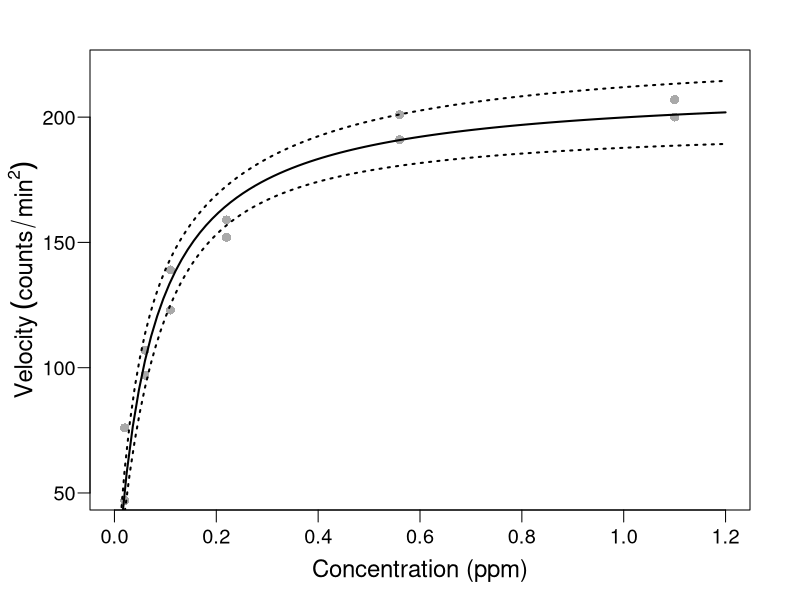
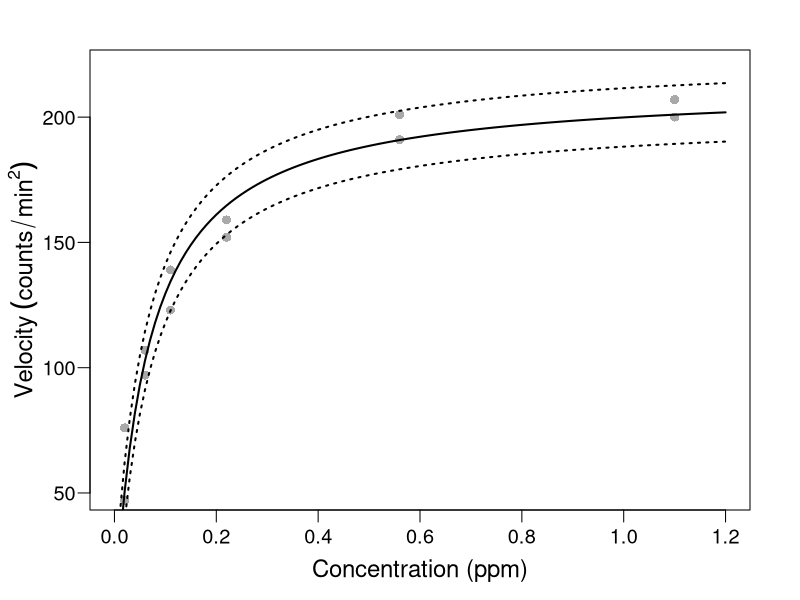
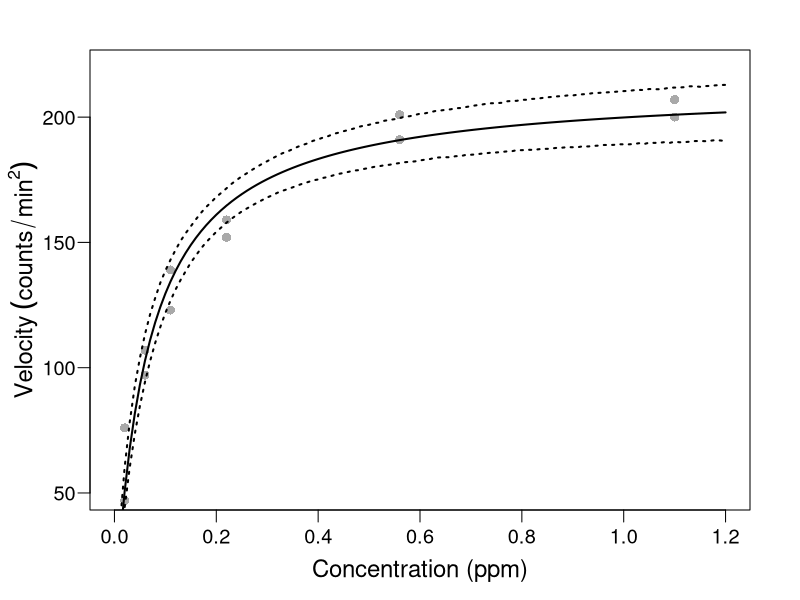
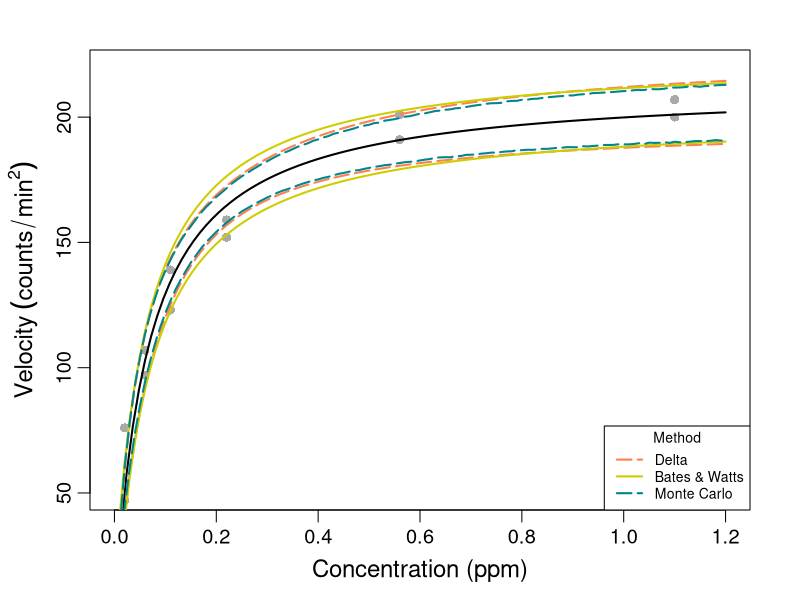

The R source for these figures, in order:

# lectura de datos.
data = read.csv("Puromycin.csv")


################################################################################
################ Estimadores de Mínimos Cuadrados ##############################
################################################################################

nonlinearmod = nls(Velocity ~ beta1*Conc/(beta2 + Conc), data = data, 
                   start = list(beta1=205, beta2=0.08),
                   trace = TRUE)
summary(nonlinearmod)


# Intervalos de confianza para la respuesta media.


# Método delta
#-------------------------------------------------------------------------------

fgh2 <- deriv(Velocity ~ beta1*Conc/(beta2 + Conc), c("beta1", "beta2"), 
              function(beta1, beta2, Conc){} ) 

x.new <- seq(0.01, 1.2, by=0.01)
beta2.est <- coef(nonlinearmod)
f.new <- fgh2(beta2.est[1],beta2.est[2], x.new)

g.new <- attr(f.new,"gradient")
V.beta2 <- vcov(nonlinearmod)
GS=rowSums((g.new%*%V.beta2)*g.new)

t <- qt(0.975,10)
deltaf <- sqrt(GS)*t

ci.lines<-function(){
  
  yv <- f.new
  ci<-deltaf
  uyv<-yv+ci
  lyv<-yv-ci
  lines(x.new,uyv, lty=3, lwd=2, col = "black")
  lines(x.new,lyv, lty=3, lwd=2, col = "black")
    }

par(mfrow=c(1,1),mai=c(0.9,0.9,0.5,0.5),mgp=c(2.0,0.6,0),cex=1.2)
plot(data$Conc,data$Velocity,pch=16,main="", cex.lab=1.2, 
     xlab = "Concentration (ppm)", 
     ylab= expression(Velocity ~ (counts/min^2)), xlim = c(0, 1.2),
     ylim = c(50,220), col = "darkgray", las = 1)
x <- seq(0,1.2,0.01)
curve(212.7*x/(0.06412+ x), add = TRUE, col = "black", lwd =2)
ci.lines()


# Aproximación Bates & Watts (1988, p. 59)
#-------------------------------------------------------------------------------

# Matrix containing regressors
X = matrix(cbind(rep(1,12),data$Conc),12,2)
X

# Vector containing response values
y <- matrix(data$Velocity)
y

# Gauss-Newton method
# The expectation function eta(theta) is approximated by
# eta(theta) = eta(theta^0) + V^0(theta-theta^0), as a result
# of first order Taylor series
# Residuals zeta(theta) are approximated by
# zeta(theta) = zeta^0 - V^0*delta, with delta = theta-theta^0.
# A Gauss increment delta^0 is calculates to minimize
# the approximate residual sum of squares ||zeta^0-V^0*delta||^2

puromycin = function(Conc,theta1,theta2){
  Vel = theta1*Conc/(theta2+Conc)
  return(as.matrix(Vel))
}

#  Initial theta = (205,0.08)^T
theta = matrix(c(205.0,0.08),2,1)
pred = round(puromycin(data$Conc,theta[1],theta[2]),2)
pred

# Creating a dataframe to reproduce Table 2.1 from 
# Bates & Watts (1988), p. 41
table = as.data.frame(cbind(rep(1:length(data$Conc)), X[,2], y, pred))
names(table) = c("Obs", "x", "y", "predicted_0")

# Calculating residuals and appending them to the 
# table dataframe 
table$residual_0 = table$y - table$predicted

# Derivative matrix
derivative = function(Conc,theta1,theta2){
  d1 = round(Conc/(theta2+Conc),4)
  d2 = round(-theta1*Conc/(theta2+Conc)^2,2)
  return(as.matrix(cbind(d1,d2)))
}

# Calculating derivative matrix  (V^0) for all observations 
# and initial theta
V_0 = derivative(data$Conc,theta[1],theta[2])
V_0

table$der_theta1_0 = V_0[,1]
table$der_theta2_0 = V_0[,2]

# Calculating residual sum of squares for initial iteration
rss0 = sum(table$residual_0^2)

# QR decomposition of the derivative matrix V^0, with  
# the result given in a compact form
QR =qr(V_0)
QR$qr

# Reconstructing Q and R matrices from a QR object.
# In this case we obtain Q1 and R1
Q1 = qr.Q(QR)
Q1
R1 = qr.R(QR)
R1

# Checking that V_0=Q1*R1
V_0_alt = Q1%*%R1
V_0_alt


# Defining a residual vector from the corresponding column
# in table dataframe
z_0 = matrix(table$residual)

# Calculating w1=Q1^T*z_0
w1 = t(Q1)%*%z_0

# We know that R1*delta_0=w1. Then delta_0=inverse(R1)*w1
delta_0 = round(solve(R1)%*%w1,3)
delta_0

#  Updating theta = (213.03,0.063)^T
theta1 = theta + delta_0
table$predicted_1 = round(puromycin(data$Conc,theta1[1],theta1[2]),2)

# Calculating new residuals 
table$residual_1 = table$y - table$predicted_1

# Calculating residual sum of squares for new iteration
rss1 = sum(table$residual_1^2)

# rss1 (1205) is smaller than rss (3155). So we move to theta1
# and perform another iteration.
# The process is repeated until there is  change in the 
# residual sum of squares.
# Convergence is reached at theta = (212.7,0.0641)
theta_opt = matrix(c(212.7,0.0641),2,1)

# Optimal predicted values
table$predicted_opt = round(puromycin(data$Conc,theta_opt[1],theta_opt[2]),2)

# Calculating derivative matrix  (V^0) for all observations 
# and optimal theta
V_0_opt = derivative(data$Conc,theta_opt[1],theta_opt[2])
V_0_opt

table$der_theta1_opt = V_0_opt[,1]
table$der_theta2_opt = V_0_opt[,2]

# Calculating optimal residuals 
table$residual_opt = table$y - table$predicted_opt

# Calculating residual sum of squares for initial iteration
rss_opt = sum(table$residual_opt^2)

# QR decomposition of the derivative matrix V^0, with  
# the result given in a compact form
QR_opt =qr(V_0_opt)
QR_opt$qr

# Reconstructing Q and R matrices from a QR object.
# In this case we obtain Q1 and R1
Q1_opt = qr.Q(QR_opt)
Q1_opt
R1_opt = qr.R(QR_opt)
R1_opt

# Bands for the expected responses at Conc=0.4
y0.4 = round(puromycin(0.4,theta_opt[1],theta_opt[2]),1)
y0.4

# Derivative vector
v = derivative(0.4,theta_opt[1],theta_opt[2])
v

# v^T*inverse(R1)
vTinvR = v%*%solve(R1_opt)
vTinvR

# Norm  of the vector vTinvR
norm1 = sum(vTinvR*vTinvR)^0.5
norm1

# Plotting bands for  expected response
s = sqrt(rss_opt/10)
EFE = qf(0.95,2,10)
P = 2

xnew <- seq(0,1.2,0.01) #range
ynew = theta_opt[1]*xnew/(theta_opt[2] + xnew) 
par(mfrow=c(1,1),mai=c(0.9,0.9,0.5,0.5),mgp=c(2.0,0.6,0), cex=1.2)
plot(data$Conc, data$Velocity, pch=16, col = "darkgray", las =1,
     xlab = "Concentration (ppm)",
     ylab = expression(Velocity ~ (counts/min^2)),
     xlim = c(0,1.2),
     ylim = c(50,220), cex.lab =1.2)
lines(xnew,ynew,lwd=2)
lines(xnew,ynew+s*norm1*sqrt(P*EFE),lwd=2,lty=3,col="black")
lines(xnew,ynew-s*norm1*sqrt(P*EFE),lwd=2,lty=3,col="black")


# Simulación de Monte Carlo
#-------------------------------------------------------------------------------

predictNLS_MC <- function(object, var.pred, newdata, level = 0.95, 
                          nsim = 10000, ...)
{
      require(MASS, quietly = TRUE)
      
      ## get right-hand side of formula
      RHS <- as.list(object$call$formula)[[3]]
      EXPR <- as.expression(RHS)
      
      ## coefficients
      COEF <- coef(object)
      
      ## get variance-covariance matrix
      VCOV <- vcov(object)
      
      ## augment variance-covariance matrix for 'mvrnorm' 
      ## by adding a column/row for 'error in x'
      NCOL <- ncol(VCOV)
      ADD1 <- c(rep(0, NCOL))
      ADD1 <- matrix(ADD1, ncol = 1)
      colnames(ADD1) <- var.pred
      VCOV <- cbind(VCOV, ADD1)
      ADD2 <- c(rep(0, NCOL + 1))
      ADD2 <- matrix(ADD2, nrow = 1)
      rownames(ADD2) <- var.pred
      VCOV <- rbind(VCOV, ADD2) 
      
      NR <- nrow(newdata)
      varPLACE <- ncol(VCOV)
      outMAT <- NULL  
      
      for (i in 1:NR) {
            
            ## get predictor values and optional errors
            predVAL <- newdata[i, 1.2]
            predERROR <- 0
            names(predVAL) <- var.pred
            names(predERROR) <- var.pred
            
            ## create mean vector for 'mvrnorm'
            MU <- c(COEF, predVAL)
            
            ## create variance-covariance matrix for 'mvrnorm'
            ## by putting error^2 in lower-right position of VCOV
            newVCOV <- VCOV
            newVCOV[varPLACE, varPLACE] <- predERROR^2
            
            ## create MC simulation matrix
            simMAT <- mvrnorm(n = nsim, mu = MU, Sigma = newVCOV, 
                              empirical = TRUE)
            
            ## evaluate expression on rows of simMAT
            EVAL <- eval(EXPR, envir = as.data.frame(simMAT))
            
            ## collect statistics
            PRED <- data.frame(predVAL)
            colnames(PRED) <- var.pred
            FITTED <- predict(object, newdata = data.frame(PRED))
            MEAN.sim <- mean(EVAL, na.rm = TRUE)
            SD.sim <- sd(EVAL, na.rm = TRUE)
            QUANT <- quantile(EVAL, c((1 - level)/2, level + (1 - level)/2),
                              na.rm=TRUE)
            RES <- c(FITTED, MEAN.sim, SD.sim, QUANT[1], QUANT[2])
            outMAT <- rbind(outMAT, RES)
      }
      
      colnames(outMAT) <- c("fit", "mean", "sd", names(QUANT[1]), 
                            names(QUANT[2]))
      rownames(outMAT) <- NULL
      
      return(outMAT)  
}

Ajustados <- predictNLS_MC(object=nonlinearmod, var.pred = "Conc", 
                           newdata = data.frame(x.new))
Ajustados <- as.data.frame(Ajustados)
plot(data$Conc, data$Velocity, pch=16, col = "darkgray", las =1, cex.lab=1.2,
     xlab = "Concentration (ppm)",
     ylab = expression(Velocity ~ (counts/min^2)),ylim=c(50,220), xlim = c(0,1.2) )
lines(seq(0.01,1.2,0.01),Ajustados$fit,lwd=2)
lines(seq(0.01,1.2,0.01),Ajustados$`2.5%`,lwd=2, lty=3)
lines(seq(0.01,1.2,0.01),Ajustados$`97.5%`,lwd=2, lty=3)


# Representación gráfica de los intervalos.

plot(data$Conc,data$Velocity,pch=16,main="", cex.lab=1.2, 
     xlab = "Concentration (ppm)", 
     ylab= expression(Velocity ~ (counts/min^2)), xlim = c(0, 1.2),
     ylim = c(50,220), col = "darkgray")
x <- seq(0,1.2,0.01)
curve(212.7*x/(0.06412+ x), add = TRUE, col = "black", lwd =2)
ci.lines<-function(){
  
  yv <- f.new
  ci<-deltaf
  uyv<-yv+ci
  lyv<-yv-ci
  lines(x.new,uyv, lty=5, lwd=2, col = "coral")
  lines(x.new,lyv, lty=5, lwd=2, col = "coral")
}
ci.lines()
lines(xnew,ynew+s*norm1*sqrt(P*EFE),lwd=2,lty=1, col = "yellow3" )
lines(xnew,ynew-s*norm1*sqrt(P*EFE),lwd=2,lty=1, col = "yellow3" )
lines(seq(0.01,1.2,0.01),Ajustados$`2.5%`,lwd=2, lty=5, col = "turquoise4")
lines(seq(0.01,1.2,0.01),Ajustados$`97.5%`,lwd=2, lty=5, col = "turquoise4")
legend(x = "bottomright", c("Delta", "Bates & Watts", "Monte Carlo"),
       lty =c(5,1,5), lwd = c(2,2,2), 
       col = c("coral", "yellow3", "turquoise4"), cex = 0.7,
       title = "Method")
